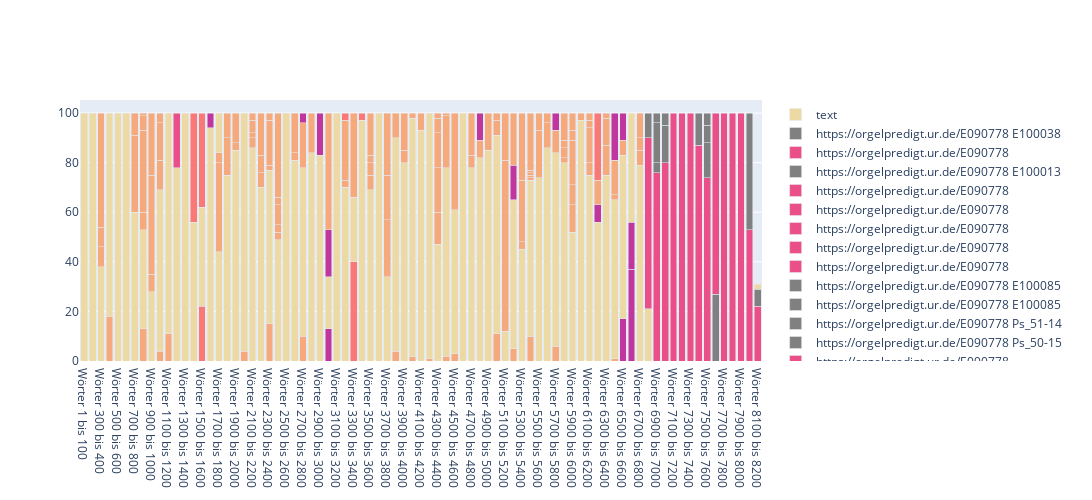

Notebook code for this chart:
### Code cell
fig.update_layout(barmode='stack')

fig.show()

### Figure 1 — Plotly figure (JSON) as saved in the notebook; plotly's stock layout.template omitted (floating-point values rounded to 4 significant figures)
{"data": [{"marker": {"color": "rgb(237, 217, 163)"}, "name": "text", "type": "bar", "x": ["Wörter 1 bis 100"], "y": [100]}, {"marker": {"color": "rgb(237, 217, 163)"}, "name": "text", "type": "bar", "x": ["Wörter 200 bis 300"], "y": [100]}, {"marker": {"color": "rgb(237, 217, 163)"}, "name": "text", "type": "bar", "x": ["Wörter 300 bis 400"], "y": [38]}, {"marker": {"color": "rgb(246, 169, 122)"}, "name": "bibel,Weish_11-2", "type": "bar", "x": ["Wörter 300 bis 400"], "y": [8]}, {"marker": {"color": "rgb(246, 169, 122)"}, "name": "bibel,Ps_111-", "type": "bar", "x": ["Wörter 300 bis 400"], "y": [8]}, {"marker": {"color": "rgb(246, 169, 122)"}, "name": "bibel,Ps_15", "type": "bar", "x": ["Wörter 300 bis 400"], "y": [46]}, {"marker": {"color": "rgb(246, 169, 122)"}, "name": "bibel,Ps_15", "type": "bar", "x": ["Wörter 400 bis 500"], "y": [18]}, {"marker": {"color": "rgb(237, 217, 163)"}, "name": "text", "type": "bar", "x": ["Wörter 400 bis 500"], "y": [82]}, {"marker": {"color": "rgb(237, 217, 163)"}, "name": "text", "type": "bar", "x": ["Wörter 500 bis 600"], "y": [100]}, {"marker": {"color": "rgb(237, 217, 163)"}, "name": "text", "type": "bar", "x": ["Wörter 600 bis 700"], "y": [100]}, {"marker": {"color": "rgb(237, 217, 163)"}, "name": "text", "type": "bar", "x": ["Wörter 700 bis 800"], "y": [60]}, {"marker": {"color": "rgb(246, 169, 122)"}, "name": "bibel,Kol_3-1", "type": "bar", "x": ["Wörter 700 bis 800"], "y": [31]}, {"marker": {"color": "rgb(246, 169, 122)"}, "name": "bibel,Eph_5-18.1", "type": "bar", "x": ["Wörter 700 bis 800"], "y": [9]}, {"marker": {"color": "rgb(246, 169, 122)"}, "name": "bibel,Eph_5-18.1", "type": "bar", "x": ["Wörter 800 bis 900"], "y": [13]}, {"marker": {"color": "rgb(237, 217, 163)"}, "name": "text", "type": "bar", "x": ["Wörter 800 bis 900"], "y": [40]}, {"marker": {"color": "rgb(246, 169, 122)"}, "name": "bibel,Jak_5-1", "type": "bar", "x": ["Wörter 800 bis 900"], "y": [7]}, {"marker": {"color": "rgb(246, 169, 122)"}, "name": "bibel,1Sam_16-2", "type": "bar", "x": ["Wörter 800 bis 900"], "y": [33]}, {"marker": {"color": "rgb(246, 169, 122)"}, "name": "bibel,Ps_4-", "type": "bar", "x": ["Wörter 800 bis 900"], "y": [6]}, {"marker": {"color": "rgb(246, 169, 122)"}, "name": "bibel,Ps_6-", "type": "bar", "x": ["Wörter 800 bis 900"], "y": [1]}, {"marker": {"color": "rgb(237, 217, 163)"}, "name": "text", "type": "bar", "x": ["Wörter 900 bis 1000"], "y": [28]}, {"marker": {"color": "rgb(246, 169, 122)"}, "name": "bibel,Ps_12-", "type": "bar", "x": ["Wörter 900 bis 1000"], "y": [7]}, {"marker": {"color": "rgb(246, 169, 122)"}, "name": "bibel,2Sam_6-4.", "type": "bar", "x": ["Wörter 900 bis 1000"], "y": [40]}, {"marker": {"color": "rgb(246, 169, 122)"}, "name": "bibel,2Chr_7-", "type": "bar", "x": ["Wörter 900 bis 1000"], "y": [25]}, {"marker": {"color": "rgb(246, 169, 122)"}, "name": "bibel,2Chr_7-", "type": "bar", "x": ["Wörter 1000 bis 1100"], "y": [4]}, {"marker": {"color": "rgb(237, 217, 163)"}, "name": "text", "type": "bar", "x": ["Wörter 1000 bis 1100"], "y": [65]}, {"marker": {"color": "rgb(246, 169, 122)"}, "name": "bibel,2Chr_20-2", "type": "bar", "x": ["Wörter 1000 bis 1100"], "y": [12]}, {"marker": {"color": "rgb(246, 169, 122)"}, "name": "bibel,Neh_12-2", "type": "bar", "x": ["Wörter 1000 bis 1100"], "y": [15]}, {"marker": {"color": "rgb(246, 169, 122)"}, "name": "bibel,2Kön_3-1", "type": "bar", "x": ["Wörter 1000 bis 1100"], "y": [4]}, {"marker": {"color": "rgb(246, 169, 122)"}, "name": "bibel,2Kön_3-1", "type": "bar", "x": ["Wörter 1100 bis 1200"], "y": [11]}, {"marker": {"color": "rgb(237, 217, 163)"}, "name": "text", "type": "bar", "x": ["Wörter 1100 bis 1200"], "y": [89]}, {"marker": {"color": "rgb(237, 217, 163)"}, "name": "text", "type": "bar", "x": ["Wörter 1200 bis 1300"], "y": [78]}, {"marker": {"color": "rgb(234, 79, 136)"}, "name": "https://orgelpredigt.ur.de/E090560", "type": "bar", "x": ["Wörter 1200 bis 1300"], "y": [22]}, {"marker": {"color": "rgb(237, 217, 163)"}, "name": "text", "type": "bar", "x": ["Wörter 1300 bis 1400"], "y": [100]}, {"marker": {"color": "rgb(237, 217, 163)"}, "name": "text", "type": "bar", "x": ["Wörter 1400 bis 1500"], "y": [56]}, {"marker": {"color": "rgb(250, 120, 118)"}, "name": "https://orgelpredigt.ur.de/E080425", "type": "bar", "x": ["Wörter 1400 bis 1500"], "y": [44]}, {"marker": {"color": "rgb(250, 120, 118)"}, "name": "https://orgelpredigt.ur.de/E080425", "type": "bar", "x": ["Wörter 1500 bis 1600"], "y": [22]}, {"marker": {"color": "rgb(237, 217, 163)"}, "name": "text", "type": "bar", "x": ["Wörter 1500 bis 1600"], "y": [40]}, {"marker": {"color": "rgb(250, 120, 118)"}, "name": "https://orgelpredigt.ur.de/E080426", "type": "bar", "x": ["Wörter 1500 bis 1600"], "y": [38]}, {"marker": {"color": "rgb(237, 217, 163)"}, "name": "text", "type": "bar", "x": ["Wörter 1600 bis 1700"], "y": [94]}, {"marker": {"color": "rgb(192, 54, 157)"}, "name": "https://orgelpredigt.ur.de/E100087", "type": "bar", "x": ["Wörter 1600 bis 1700"], "y": [6]}, {"marker": {"color": "rgb(237, 217, 163)"}, "name": "text", "type": "bar", "x": ["Wörter 1700 bis 1800"], "y": [44]}, {"marker": {"color": "rgb(246, 169, 122)"}, "name": "bibel,Mt_13-34.3", "type": "bar", "x": ["Wörter 1700 bis 1800"], "y": [36]}, {"marker": {"color": "rgb(246, 169, 122)"}, "name": "bibel,Mt_13-34.35 Ps_78-", "type": "bar", "x": ["Wörter 1700 bis 1800"], "y": [4]}, {"marker": {"color": "rgb(237, 217, 163)"}, "name": "text,Mt_13-34.3", "type": "bar", "x": ["Wörter 1700 bis 1800"], "y": [16]}, {"marker": {"color": "rgb(237, 217, 163)"}, "name": "text", "type": "bar", "x": ["Wörter 1800 bis 1900"], "y": [75]}, {"marker": {"color": "rgb(246, 169, 122)"}, "name": "bibel,Lk_8-4.5.6.7.8.9.10.11.12.13.14.1", "type": "bar", "x": ["Wörter 1800 bis 1900"], "y": [15]}, {"marker": {"color": "rgb(246, 169, 122)"}, "name": "bibel,Lk_8-1", "type": "bar", "x": ["Wörter 1800 bis 1900"], "y": [10]}, {"marker": {"color": "rgb(237, 217, 163)"}, "name": "text", "type": "bar", "x": ["Wörter 1900 bis 2000"], "y": [85]}, {"marker": {"color": "rgb(246, 169, 122)"}, "name": "bibel,Apg_13-3", "type": "bar", "x": ["Wörter 1900 bis 2000"], "y": [3]}, {"marker": {"color": "rgb(246, 169, 122)"}, "name": "bibel,Lk_8-11.1", "type": "bar", "x": ["Wörter 1900 bis 2000"], "y": [12]}, {"marker": {"color": "rgb(246, 169, 122)"}, "name": "bibel,Lk_8-11.1", "type": "bar", "x": ["Wörter 2000 bis 2100"], "y": [4]}, {"marker": {"color": "rgb(237, 217, 163)"}, "name": "text", "type": "bar", "x": ["Wörter 2000 bis 2100"], "y": [96]}, {"marker": {"color": "rgb(237, 217, 163)"}, "name": "text", "type": "bar", "x": ["Wörter 2100 bis 2200"], "y": [86]}, {"marker": {"color": "rgb(246, 169, 122)"}, "name": "bibel,2Tim_4-", "type": "bar", "x": ["Wörter 2100 bis 2200"], "y": [4]}, {"marker": {"color": "rgb(246, 169, 122)"}, "name": "bibel,1Kor_3-", "type": "bar", "x": ["Wörter 2100 bis 2200"], "y": [2]}, {"marker": {"color": "rgb(246, 169, 122)"}, "name": "bibel,Eph_1-2", "type": "bar", "x": ["Wörter 2100 bis 2200"], "y": [5]}, {"marker": {"color": "rgb(246, 169, 122)"}, "name": "bibel,Joh_15-", "type": "bar", "x": ["Wörter 2100 bis 2200"], "y": [3]}, {"marker": {"color": "rgb(237, 217, 163)"}, "name": "text", "type": "bar", "x": ["Wörter 2200 bis 2300"], "y": [70]}, {"marker": {"color": "rgb(246, 169, 122)"}, "name": "bibel,1Kor_3-", "type": "bar", "x": ["Wörter 2200 bis 2300"], "y": [6]}, {"marker": {"color": "rgb(246, 169, 122)"}, "name": "bibel,2Petr_1-2", "type": "bar", "x": ["Wörter 2200 bis 2300"], "y": [7]}, {"marker": {"color": "rgb(246, 169, 122)"}, "name": "bibel,Eph_2-20.2", "type": "bar", "x": ["Wörter 2200 bis 2300"], "y": [17]}, {"marker": {"color": "rgb(246, 169, 122)"}, "name": "bibel,Eph_2-20.2", "type": "bar", "x": ["Wörter 2300 bis 2400"], "y": [15]}, {"marker": {"color": "rgb(237, 217, 163)"}, "name": "text", "type": "bar", "x": ["Wörter 2300 bis 2400"], "y": [62]}, {"marker": {"color": "rgb(246, 169, 122)"}, "name": "bibel,1Kor_3-", "type": "bar", "x": ["Wörter 2300 bis 2400"], "y": [2]}, {"marker": {"color": "rgb(246, 169, 122)"}, "name": "bibel,Sir_35-2", "type": "bar", "x": ["Wörter 2300 bis 2400"], "y": [18]}, {"marker": {"color": "rgb(246, 169, 122)"}, "name": "bibel,Ps_2-", "type": "bar", "x": ["Wörter 2300 bis 2400"], "y": [3]}, {"marker": {"color": "rgb(237, 217, 163)"}, "name": "text", "type": "bar", "x": ["Wörter 2400 bis 2500"], "y": [49]}, {"marker": {"color": "rgb(246, 169, 122)"}, "name": "bibel,Ps_23-", "type": "bar", "x": ["Wörter 2400 bis 2500"], "y": [3]}, {"marker": {"color": "rgb(246, 169, 122)"}, "name": "bibel,Sach_11-", "type": "bar", "x": ["Wörter 2400 bis 2500"], "y": [3]}, {"marker": {"color": "rgb(246, 169, 122)"}, "name": "bibel,Mt_16-1", "type": "bar", "x": ["Wörter 2400 bis 2500"], "y": [8]}, {"marker": {"color": "rgb(246, 169, 122)"}, "name": "bibel,Jes_40-", "type": "bar", "x": ["Wörter 2400 bis 2500"], "y": [3]}, {"marker": {"color": "rgb(246, 169, 122)"}, "name": "bibel,Röm_8-38.3", "type": "bar", "x": ["Wörter 2400 bis 2500"], "y": [34]}, {"marker": {"color": "rgb(237, 217, 163)"}, "name": "text", "type": "bar", "x": ["Wörter 2500 bis 2600"], "y": [100]}, {"marker": {"color": "rgb(237, 217, 163)"}, "name": "text", "type": "bar", "x": ["Wörter 2600 bis 2700"], "y": [81]}, {"marker": {"color": "rgb(246, 169, 122)"}, "name": "bibel,Jes_49-2", "type": "bar", "x": ["Wörter 2600 bis 2700"], "y": [3]}, {"marker": {"color": "rgb(246, 169, 122)"}, "name": "bibel,Mt_4-8.", "type": "bar", "x": ["Wörter 2600 bis 2700"], "y": [16]}, {"marker": {"color": "rgb(246, 169, 122)"}, "name": "bibel,Mt_4-8.", "type": "bar", "x": ["Wörter 2700 bis 2800"], "y": [10]}, {"marker": {"color": "rgb(237, 217, 163)"}, "name": "text", "type": "bar", "x": ["Wörter 2700 bis 2800"], "y": [68]}, {"marker": {"color": "rgb(246, 169, 122)"}, "name": "bibel,Spr_18-1", "type": "bar", "x": ["Wörter 2700 bis 2800"], "y": [18]}, {"marker": {"color": "rgb(192, 54, 157)"}, "name": "https://orgelpredigt.ur.de/E100039", "type": "bar", "x": ["Wörter 2700 bis 2800"], "y": [4]}, {"marker": {"color": "rgb(237, 217, 163)"}, "name": "text", "type": "bar", "x": ["Wörter 2800 bis 2900"], "y": [84]}, {"marker": {"color": "rgb(246, 169, 122)"}, "name": "bibel,2Petr_1-1", "type": "bar", "x": ["Wörter 2800 bis 2900"], "y": [16]}, {"marker": {"color": "rgb(237, 217, 163)"}, "name": "text", "type": "bar", "x": ["Wörter 2900 bis 3000"], "y": [83]}, {"marker": {"color": "rgb(192, 54, 157)"}, "name": "https://orgelpredigt.ur.de/E100081", "type": "bar", "x": ["Wörter 2900 bis 3000"], "y": [17]}, {"marker": {"color": "rgb(192, 54, 157)"}, "name": "https://orgelpredigt.ur.de/E100081", "type": "bar", "x": ["Wörter 3000 bis 3100"], "y": [13]}, {"marker": {"color": "rgb(237, 217, 163)"}, "name": "text", "type": "bar", "x": ["Wörter 3000 bis 3100"], "y": [21]}, {"marker": {"color": "rgb(192, 54, 157)"}, "name": "https://orgelpredigt.ur.de/E100082", "type": "bar", "x": ["Wörter 3000 bis 3100"], "y": [19]}, {"marker": {"color": "rgb(246, 169, 122)"}, "name": "bibel,Ps_91-4.11.12.1", "type": "bar", "x": ["Wörter 3000 bis 3100"], "y": [47]}, {"marker": {"color": "rgb(237, 217, 163)"}, "name": "text", "type": "bar", "x": ["Wörter 3100 bis 3200"], "y": [100]}, {"marker": {"color": "rgb(237, 217, 163)"}, "name": "text", "type": "bar", "x": ["Wörter 3200 bis 3300"], "y": [70]}, {"marker": {"color": "rgb(246, 169, 122)"}, "name": "bibel,Ps_49-", "type": "bar", "x": ["Wörter 3200 bis 3300"], "y": [3]}, {"marker": {"color": "rgb(246, 169, 122)"}, "name": "bibel,1Petr_1-18.1", "type": "bar", "x": ["Wörter 3200 bis 3300"], "y": [24]}, {"marker": {"color": "rgb(250, 120, 118)"}, "name": "https://orgelpredigt.ur.de/E080427", "type": "bar", "x": ["Wörter 3200 bis 3300"], "y": [3]}, {"marker": {"color": "rgb(250, 120, 118)"}, "name": "https://orgelpredigt.ur.de/E080427", "type": "bar", "x": ["Wörter 3300 bis 3400"], "y": [40]}, {"marker": {"color": "rgb(237, 217, 163)"}, "name": "text", "type": "bar", "x": ["Wörter 3300 bis 3400"], "y": [26]}, {"marker": {"color": "rgb(246, 169, 122)"}, "name": "bibel,Apg_20-2", "type": "bar", "x": ["Wörter 3300 bis 3400"], "y": [34]}, {"marker": {"color": "rgb(237, 217, 163)"}, "name": "text", "type": "bar", "x": ["Wörter 3400 bis 3500"], "y": [97]}, {"marker": {"color": "rgb(250, 120, 118)"}, "name": "https://orgelpredigt.ur.de/E080427", "type": "bar", "x": ["Wörter 3400 bis 3500"], "y": [3]}, {"marker": {"color": "rgb(237, 217, 163)"}, "name": "text", "type": "bar", "x": ["Wörter 3500 bis 3600"], "y": [69]}, {"marker": {"color": "rgb(246, 169, 122)"}, "name": "bibel,Sir_25-1", "type": "bar", "x": ["Wörter 3500 bis 3600"], "y": [6]}, {"marker": {"color": "rgb(246, 169, 122)"}, "name": "bibel,Ps_111-1", "type": "bar", "x": ["Wörter 3500 bis 3600"], "y": [5]}, {"marker": {"color": "rgb(246, 169, 122)"}, "name": "bibel,Sir_1-1", "type": "bar", "x": ["Wörter 3500 bis 3600"], "y": [3]}, {"marker": {"color": "rgb(246, 169, 122)"}, "name": "bibel,1Tim_4-", "type": "bar", "x": ["Wörter 3500 bis 3600"], "y": [17]}, {"marker": {"color": "rgb(237, 217, 163)"}, "name": "text", "type": "bar", "x": ["Wörter 3600 bis 3700"], "y": [100]}, {"marker": {"color": "rgb(237, 217, 163)"}, "name": "text", "type": "bar", "x": ["Wörter 3700 bis 3800"], "y": [34]}, {"marker": {"color": "rgb(246, 169, 122)"}, "name": "bibel,1Kor_14-33.34.4", "type": "bar", "x": ["Wörter 3700 bis 3800"], "y": [23]}, {"marker": {"color": "rgb(246, 169, 122)"}, "name": "bibel,Ps_133-1.", "type": "bar", "x": ["Wörter 3700 bis 3800"], "y": [18]}, {"marker": {"color": "rgb(246, 169, 122)"}, "name": "bibel,Sir_25-1.", "type": "bar", "x": ["Wörter 3700 bis 3800"], "y": [25]}, {"marker": {"color": "rgb(246, 169, 122)"}, "name": "bibel,Sir_25-1.", "type": "bar", "x": ["Wörter 3800 bis 3900"], "y": [4]}, {"marker": {"color": "rgb(237, 217, 163)"}, "name": "text", "type": "bar", "x": ["Wörter 3800 bis 3900"], "y": [86]}, {"marker": {"color": "rgb(246, 169, 122)"}, "name": "bibel,Ps_150-", "type": "bar", "x": ["Wörter 3800 bis 3900"], "y": [10]}, {"marker": {"color": "rgb(237, 217, 163)"}, "name": "text", "type": "bar", "x": ["Wörter 3900 bis 4000"], "y": [80]}, {"marker": {"color": "rgb(246, 169, 122)"}, "name": "bibel,Mt_13-24.25.26.27.28.29.3", "type": "bar", "x": ["Wörter 3900 bis 4000"], "y": [5]}, {"marker": {"color": "rgb(246, 169, 122)"}, "name": "bibel,Mt_13-47.4", "type": "bar", "x": ["Wörter 3900 bis 4000"], "y": [15]}, {"marker": {"color": "rgb(246, 169, 122)"}, "name": "bibel,Mt_13-47.4", "type": "bar", "x": ["Wörter 4000 bis 4100"], "y": [2]}, {"marker": {"color": "rgb(237, 217, 163)"}, "name": "text", "type": "bar", "x": ["Wörter 4000 bis 4100"], "y": [96]}, {"marker": {"color": "rgb(246, 169, 122)"}, "name": "bibel,Lk_8-4.5.6.7.8.9.10.11.12.13.14.1", "type": "bar", "x": ["Wörter 4000 bis 4100"], "y": [2]}, {"marker": {"color": "rgb(237, 217, 163)"}, "name": "text", "type": "bar", "x": ["Wörter 4100 bis 4200"], "y": [93]}, {"marker": {"color": "rgb(246, 169, 122)"}, "name": "bibel,Jak_1-2", "type": "bar", "x": ["Wörter 4100 bis 4200"], "y": [7]}, {"marker": {"color": "rgb(246, 169, 122)"}, "name": "bibel,Jak_1-2", "type": "bar", "x": ["Wörter 4200 bis 4300"], "y": [1]}, {"marker": {"color": "rgb(237, 217, 163)"}, "name": "text", "type": "bar", "x": ["Wörter 4200 bis 4300"], "y": [99]}, {"marker": {"color": "rgb(237, 217, 163)"}, "name": "text", "type": "bar", "x": ["Wörter 4300 bis 4400"], "y": [47]}, {"marker": {"color": "rgb(246, 169, 122)"}, "name": "bibel,Lk_18-1", "type": "bar", "x": ["Wörter 4300 bis 4400"], "y": [13]}, {"marker": {"color": "rgb(246, 169, 122)"}, "name": "bibel,Jon_3-", "type": "bar", "x": ["Wörter 4300 bis 4400"], "y": [18]}, {"marker": {"color": "rgb(246, 169, 122)"}, "name": "bibel,Mt_6-", "type": "bar", "x": ["Wörter 4300 bis 4400"], "y": [14]}, {"marker": {"color": "rgb(246, 169, 122)"}, "name": "bibel,Ps_", "type": "bar", "x": ["Wörter 4300 bis 4400"], "y": [6]}, {"marker": {"color": "rgb(246, 169, 122)"}, "name": "bibel,Ps_14", "type": "bar", "x": ["Wörter 4300 bis 4400"], "y": [2]}, {"marker": {"color": "rgb(246, 169, 122)"}, "name": "bibel,Ps_14", "type": "bar", "x": ["Wörter 4400 bis 4500"], "y": [2]}, {"marker": {"color": "rgb(237, 217, 163)"}, "name": "text", "type": "bar", "x": ["Wörter 4400 bis 4500"], "y": [76]}, {"marker": {"color": "rgb(246, 169, 122)"}, "name": "bibel,Ps_32-1.", "type": "bar", "x": ["Wörter 4400 bis 4500"], "y": [21]}, {"marker": {"color": "rgb(246, 169, 122)"}, "name": "bibel,2Kor_5-1", "type": "bar", "x": ["Wörter 4400 bis 4500"], "y": [1]}, {"marker": {"color": "rgb(246, 169, 122)"}, "name": "bibel,2Kor_5-1", "type": "bar", "x": ["Wörter 4500 bis 4600"], "y": [3]}, {"marker": {"color": "rgb(237, 217, 163)"}, "name": "text", "type": "bar", "x": ["Wörter 4500 bis 4600"], "y": [58]}, {"marker": {"color": "rgb(246, 169, 122)"}, "name": "bibel,Offb_6-16.1", "type": "bar", "x": ["Wörter 4500 bis 4600"], "y": [39]}, {"marker": {"color": "rgb(237, 217, 163)"}, "name": "text", "type": "bar", "x": ["Wörter 4600 bis 4700"], "y": [100]}, {"marker": {"color": "rgb(237, 217, 163)"}, "name": "text", "type": "bar", "x": ["Wörter 4700 bis 4800"], "y": [78]}, {"marker": {"color": "rgb(246, 169, 122)"}, "name": "bibel,1Joh_4-20.2", "type": "bar", "x": ["Wörter 4700 bis 4800"], "y": [5]}, {"marker": {"color": "rgb(246, 169, 122)"}, "name": "bibel,Ps_42-", "type": "bar", "x": ["Wörter 4700 bis 4800"], "y": [17]}, {"marker": {"color": "rgb(237, 217, 163)"}, "name": "text", "type": "bar", "x": ["Wörter 4800 bis 4900"], "y": [82]}, {"marker": {"color": "rgb(246, 169, 122)"}, "name": "bibel,Ps_13", "type": "bar", "x": ["Wörter 4800 bis 4900"], "y": [7]}, {"marker": {"color": "rgb(192, 54, 157)"}, "name": "https://orgelpredigt.ur.de/E100003", "type": "bar", "x": ["Wörter 4800 bis 4900"], "y": [11]}, {"marker": {"color": "rgb(237, 217, 163)"}, "name": "text", "type": "bar", "x": ["Wörter 4900 bis 5000"], "y": [85]}, {"marker": {"color": "rgb(246, 169, 122)"}, "name": "bibel,1Petr_2-", "type": "bar", "x": ["Wörter 4900 bis 5000"], "y": [15]}, {"marker": {"color": "rgb(246, 169, 122)"}, "name": "bibel,Ps_95-", "type": "bar", "x": ["Wörter 5000 bis 5100"], "y": [11]}, {"marker": {"color": "rgb(237, 217, 163)"}, "name": "text", "type": "bar", "x": ["Wörter 5000 bis 5100"], "y": [80]}, {"marker": {"color": "rgb(246, 169, 122)"}, "name": "bibel,Mt_22-3", "type": "bar", "x": ["Wörter 5000 bis 5100"], "y": [6]}, {"marker": {"color": "rgb(246, 169, 122)"}, "name": "bibel,Offb_5-1", "type": "bar", "x": ["Wörter 5000 bis 5100"], "y": [3]}, {"marker": {"color": "rgb(237, 217, 163)"}, "name": "text", "type": "bar", "x": ["Wörter 5100 bis 5200"], "y": [12]}, {"marker": {"color": "rgb(246, 169, 122)"}, "name": "bibel,1Thess_4-16.17.1", "type": "bar", "x": ["Wörter 5100 bis 5200"], "y": [69]}, {"marker": {"color": "rgb(246, 169, 122)"}, "name": "bibel,Mt_24-30.3", "type": "bar", "x": ["Wörter 5100 bis 5200"], "y": [19]}, {"marker": {"color": "rgb(246, 169, 122)"}, "name": "bibel,Mt_24-30.3", "type": "bar", "x": ["Wörter 5200 bis 5300"], "y": [5]}, {"marker": {"color": "rgb(237, 217, 163)"}, "name": "text", "type": "bar", "x": ["Wörter 5200 bis 5300"], "y": [60]}, {"marker": {"color": "rgb(192, 54, 157)"}, "name": "https://orgelpredigt.ur.de/E100086", "type": "bar", "x": ["Wörter 5200 bis 5300"], "y": [14]}, {"marker": {"color": "rgb(246, 169, 122)"}, "name": "bibel,Sir_7-4", "type": "bar", "x": ["Wörter 5200 bis 5300"], "y": [21]}, {"marker": {"color": "rgb(237, 217, 163)"}, "name": "text", "type": "bar", "x": ["Wörter 5300 bis 5400"], "y": [45]}, {"marker": {"color": "rgb(246, 169, 122)"}, "name": "bibel,Ez_33-", "type": "bar", "x": ["Wörter 5300 bis 5400"], "y": [3]}, {"marker": {"color": "rgb(246, 169, 122)"}, "name": "bibel,Ez_3-1", "type": "bar", "x": ["Wörter 5300 bis 5400"], "y": [25]}, {"marker": {"color": "rgb(246, 169, 122)"}, "name": "bibel,Hebr_13-1", "type": "bar", "x": ["Wörter 5300 bis 5400"], "y": [27]}, {"marker": {"color": "rgb(246, 169, 122)"}, "name": "bibel,Hebr_13-1", "type": "bar", "x": ["Wörter 5400 bis 5500"], "y": [10]}, {"marker": {"color": "rgb(237, 217, 163)"}, "name": "text", "type": "bar", "x": ["Wörter 5400 bis 5500"], "y": [63]}, {"marker": {"color": "rgb(246, 169, 122)"}, "name": "bibel,Offb_", "type": "bar", "x": ["Wörter 5400 bis 5500"], "y": [1]}, {"marker": {"color": "rgb(246, 169, 122)"}, "name": "bibel,Offb_", "type": "bar", "x": ["Wörter 5400 bis 5500"], "y": [1]}, {"marker": {"color": "rgb(246, 169, 122)"}, "name": "bibel,Offb_", "type": "bar", "x": ["Wörter 5400 bis 5500"], "y": [1]}, {"marker": {"color": "rgb(246, 169, 122)"}, "name": "bibel,Offb_", "type": "bar", "x": ["Wörter 5400 bis 5500"], "y": [1]}, {"marker": {"color": "rgb(246, 169, 122)"}, "name": "bibel,Dan_12-", "type": "bar", "x": ["Wörter 5400 bis 5500"], "y": [23]}, {"marker": {"color": "rgb(237, 217, 163)"}, "name": "text", "type": "bar", "x": ["Wörter 5500 bis 5600"], "y": [74]}, {"marker": {"color": "rgb(246, 169, 122)"}, "name": "bibel,Mt_5-1", "type": "bar", "x": ["Wörter 5500 bis 5600"], "y": [19]}, {"marker": {"color": "rgb(246, 169, 122)"}, "name": "bibel,Ps_119-7", "type": "bar", "x": ["Wörter 5500 bis 5600"], "y": [7]}, {"marker": {"color": "rgb(237, 217, 163)"}, "name": "text", "type": "bar", "x": ["Wörter 5600 bis 5700"], "y": [86]}, {"marker": {"color": "rgb(246, 169, 122)"}, "name": "bibel,Mt_14-", "type": "bar", "x": ["Wörter 5600 bis 5700"], "y": [10]}, {"marker": {"color": "rgb(246, 169, 122)"}, "name": "bibel,Ps_2-1", "type": "bar", "x": ["Wörter 5600 bis 5700"], "y": [4]}, {"marker": {"color": "rgb(246, 169, 122)"}, "name": "bibel,Ps_2-1", "type": "bar", "x": ["Wörter 5700 bis 5800"], "y": [6]}, {"marker": {"color": "rgb(237, 217, 163)"}, "name": "text", "type": "bar", "x": ["Wörter 5700 bis 5800"], "y": [78]}, {"marker": {"color": "rgb(246, 169, 122)"}, "name": "bibel,Phil_2-1", "type": "bar", "x": ["Wörter 5700 bis 5800"], "y": [9]}, {"marker": {"color": "rgb(192, 54, 157)"}, "name": "https://orgelpredigt.ur.de/E100068", "type": "bar", "x": ["Wörter 5700 bis 5800"], "y": [7]}, {"marker": {"color": "rgb(237, 217, 163)"}, "name": "text", "type": "bar", "x": ["Wörter 5800 bis 5900"], "y": [80]}, {"marker": {"color": "rgb(246, 169, 122)"}, "name": "bibel,Ex_", "type": "bar", "x": ["Wörter 5800 bis 5900"], "y": [2]}, {"marker": {"color": "rgb(246, 169, 122)"}, "name": "bibel,Ez_14-13.14.15.16.17.18.19.20.21.22.2", "type": "bar", "x": ["Wörter 5800 bis 5900"], "y": [4]}, {"marker": {"color": "rgb(246, 169, 122)"}, "name": "bibel,Jer_15-", "type": "bar", "x": ["Wörter 5800 bis 5900"], "y": [3]}, {"marker": {"color": "rgb(246, 169, 122)"}, "name": "bibel,2Tim_3-1", "type": "bar", "x": ["Wörter 5800 bis 5900"], "y": [11]}, {"marker": {"color": "rgb(237, 217, 163)"}, "name": "text", "type": "bar", "x": ["Wörter 5900 bis 6000"], "y": [52]}, {"marker": {"color": "rgb(246, 169, 122)"}, "name": "bibel,Apg_14-2", "type": "bar", "x": ["Wörter 5900 bis 6000"], "y": [11]}, {"marker": {"color": "rgb(246, 169, 122)"}, "name": "bibel,Ps_71-2", "type": "bar", "x": ["Wörter 5900 bis 6000"], "y": [8]}, {"marker": {"color": "rgb(246, 169, 122)"}, "name": "bibel,Hebr_10-3", "type": "bar", "x": ["Wörter 5900 bis 6000"], "y": [18]}, {"marker": {"color": "rgb(246, 169, 122)"}, "name": "bibel,Lk_8-1", "type": "bar", "x": ["Wörter 5900 bis 6000"], "y": [4]}, {"marker": {"color": "rgb(246, 169, 122)"}, "name": "bibel,Röm_12-1", "type": "bar", "x": ["Wörter 5900 bis 6000"], "y": [7]}, {"marker": {"color": "rgb(237, 217, 163)"}, "name": "text", "type": "bar", "x": ["Wörter 6000 bis 6100"], "y": [97]}, {"marker": {"color": "rgb(246, 169, 122)"}, "name": "bibel,Ps_73-", "type": "bar", "x": ["Wörter 6000 bis 6100"], "y": [3]}, {"marker": {"color": "rgb(237, 217, 163)"}, "name": "text", "type": "bar", "x": ["Wörter 6100 bis 6200"], "y": [75]}, {"marker": {"color": "rgb(246, 169, 122)"}, "name": "bibel,Ps_13-", "type": "bar", "x": ["Wörter 6100 bis 6200"], "y": [5]}, {"marker": {"color": "rgb(246, 169, 122)"}, "name": "bibel,Ps_42-", "type": "bar", "x": ["Wörter 6100 bis 6200"], "y": [14]}, {"marker": {"color": "rgb(246, 169, 122)"}, "name": "bibel,Apg_2-", "type": "bar", "x": ["Wörter 6100 bis 6200"], "y": [3]}, {"marker": {"color": "rgb(246, 169, 122)"}, "name": "bibel,Joh_3-", "type": "bar", "x": ["Wörter 6100 bis 6200"], "y": [3]}, {"marker": {"color": "rgb(237, 217, 163)"}, "name": "text", "type": "bar", "x": ["Wörter 6200 bis 6300"], "y": [56]}, {"marker": {"color": "rgb(192, 54, 157)"}, "name": "https://orgelpredigt.ur.de/E100083", "type": "bar", "x": ["Wörter 6200 bis 6300"], "y": [7]}, {"marker": {"color": "rgb(246, 169, 122)"}, "name": "bibel,Röm_8-1", "type": "bar", "x": ["Wörter 6200 bis 6300"], "y": [10]}, {"marker": {"color": "rgb(250, 120, 118)"}, "name": "https://orgelpredigt.ur.de/E080427", "type": "bar", "x": ["Wörter 6200 bis 6300"], "y": [27]}, {"marker": {"color": "rgb(237, 217, 163)"}, "name": "text", "type": "bar", "x": ["Wörter 6300 bis 6400"], "y": [75]}, {"marker": {"color": "rgb(246, 169, 122)"}, "name": "bibel,Ps_119-9", "type": "bar", "x": ["Wörter 6300 bis 6400"], "y": [12]}, {"marker": {"color": "rgb(246, 169, 122)"}, "name": "bibel,Röm_8-1", "type": "bar", "x": ["Wörter 6300 bis 6400"], "y": [11]}, {"marker": {"color": "rgb(246, 169, 122)"}, "name": "bibel,Ps_51-1", "type": "bar", "x": ["Wörter 6300 bis 6400"], "y": [2]}, {"marker": {"color": "rgb(246, 169, 122)"}, "name": "bibel,Ps_51-1", "type": "bar", "x": ["Wörter 6400 bis 6500"], "y": [1]}, {"marker": {"color": "rgb(237, 217, 163)"}, "name": "text", "type": "bar", "x": ["Wörter 6400 bis 6500"], "y": [64]}, {"marker": {"color": "rgb(246, 169, 122)"}, "name": "bibel,Ps_51-1", "type": "bar", "x": ["Wörter 6400 bis 6500"], "y": [2]}, {"marker": {"color": "rgb(246, 169, 122)"}, "name": "bibel,Röm_10.1", "type": "bar", "x": ["Wörter 6400 bis 6500"], "y": [14]}, {"marker": {"color": "rgb(192, 54, 157)"}, "name": "https://orgelpredigt.ur.de/E100084", "type": "bar", "x": ["Wörter 6400 bis 6500"], "y": [19]}, {"marker": {"color": "rgb(192, 54, 157)"}, "name": "https://orgelpredigt.ur.de/E100084", "type": "bar", "x": ["Wörter 6500 bis 6600"], "y": [17]}, {"marker": {"color": "rgb(237, 217, 163)"}, "name": "text", "type": "bar", "x": ["Wörter 6500 bis 6600"], "y": [66]}, {"marker": {"color": "rgb(246, 169, 122)"}, "name": "bibel,Röm_10-1", "type": "bar", "x": ["Wörter 6500 bis 6600"], "y": [6]}, {"marker": {"color": "rgb(192, 54, 157)"}, "name": "https://orgelpredigt.ur.de/E100013", "type": "bar", "x": ["Wörter 6500 bis 6600"], "y": [11]}, {"marker": {"color": "rgb(192, 54, 157)"}, "name": "https://orgelpredigt.ur.de/E100013", "type": "bar", "x": ["Wörter 6600 bis 6700"], "y": [37]}, {"marker": {"color": "rgb(192, 54, 157)"}, "name": "https://orgelpredigt.ur.de/E100084", "type": "bar", "x": ["Wörter 6600 bis 6700"], "y": [19]}, {"marker": {"color": "rgb(237, 217, 163)"}, "name": "text", "type": "bar", "x": ["Wörter 6600 bis 6700"], "y": [44]}, {"marker": {"color": "rgb(237, 217, 163)"}, "name": "text", "type": "bar", "x": ["Wörter 6700 bis 6800"], "y": [79]}, {"marker": {"color": "rgb(246, 169, 122)"}, "name": "bibel,Hebr_11-", "type": "bar", "x": ["Wörter 6700 bis 6800"], "y": [6]}, {"marker": {"color": "rgb(246, 169, 122)"}, "name": "bibel,Jer_5-", "type": "bar", "x": ["Wörter 6700 bis 6800"], "y": [5]}, {"marker": {"color": "rgb(246, 169, 122)"}, "name": "bibel,Mk_16-1", "type": "bar", "x": ["Wörter 6700 bis 6800"], "y": [10]}, {"marker": {"color": "rgb(237, 217, 163)"}, "name": "text", "type": "bar", "x": ["Wörter 6800 bis 6900"], "y": [21]}, {"marker": {"color": "rgb(234, 79, 136)"}, "name": "https://orgelpredigt.ur.de/E090778", "type": "bar", "x": ["Wörter 6800 bis 6900"], "y": [69]}, {"marker": {"color": "gray"}, "name": "https://orgelpredigt.ur.de/E090778 Joh_20-29", "type": "bar", "x": ["Wörter 6800 bis 6900"], "y": [10]}, {"marker": {"color": "rgb(234, 79, 136)"}, "name": "https://orgelpredigt.ur.de/E090778", "type": "bar", "x": ["Wörter 6900 bis 7000"], "y": [76]}, {"marker": {"color": "gray"}, "name": "https://orgelpredigt.ur.de/E090778 1Kor_13-12", "type": "bar", "x": ["Wörter 6900 bis 7000"], "y": [4]}, {"marker": {"color": "gray"}, "name": "https://orgelpredigt.ur.de/E090778 1Petr_2-21", "type": "bar", "x": ["Wörter 6900 bis 7000"], "y": [16]}, {"marker": {"color": "gray"}, "name": "https://orgelpredigt.ur.de/E090778 Jak_2-14", "type": "bar", "x": ["Wörter 6900 bis 7000"], "y": [4]}, {"marker": {"color": "rgb(234, 79, 136)"}, "name": "https://orgelpredigt.ur.de/E090778", "type": "bar", "x": ["Wörter 7000 bis 7100"], "y": [80]}, {"marker": {"color": "gray"}, "name": "https://orgelpredigt.ur.de/E090778 Gal_5-22", "type": "bar", "x": ["Wörter 7000 bis 7100"], "y": [15]}, {"marker": {"color": "gray"}, "name": "https://orgelpredigt.ur.de/E090778 Eph_4-1", "type": "bar", "x": ["Wörter 7000 bis 7100"], "y": [5]}, {"marker": {"color": "rgb(234, 79, 136)"}, "name": "https://orgelpredigt.ur.de/E090778", "type": "bar", "x": ["Wörter 7100 bis 7200"], "y": [100]}, {"marker": {"color": "rgb(234, 79, 136)"}, "name": "https://orgelpredigt.ur.de/E090778", "type": "bar", "x": ["Wörter 7200 bis 7300"], "y": [100]}, {"marker": {"color": "rgb(234, 79, 136)"}, "name": "https://orgelpredigt.ur.de/E090778", "type": "bar", "x": ["Wörter 7300 bis 7400"], "y": [100]}, {"marker": {"color": "rgb(234, 79, 136)"}, "name": "https://orgelpredigt.ur.de/E090778", "type": "bar", "x": ["Wörter 7400 bis 7500"], "y": [87]}, {"marker": {"color": "gray"}, "name": "https://orgelpredigt.ur.de/E090778 Mt_10-42", "type": "bar", "x": ["Wörter 7400 bis 7500"], "y": [13]}, {"marker": {"color": "rgb(234, 79, 136)"}, "name": "https://orgelpredigt.ur.de/E090778", "type": "bar", "x": ["Wörter 7500 bis 7600"], "y": [74]}, {"marker": {"color": "gray"}, "name": "https://orgelpredigt.ur.de/E090778 Ps_50-15", "type": "bar", "x": ["Wörter 7500 bis 7600"], "y": [14]}, {"marker": {"color": "gray"}, "name": "https://orgelpredigt.ur.de/E090778 Ps_51-14", "type": "bar", "x": ["Wörter 7500 bis 7600"], "y": [7]}, {"marker": {"color": "gray"}, "name": "https://orgelpredigt.ur.de/E090778 E100085", "type": "bar", "x": ["Wörter 7500 bis 7600"], "y": [5]}, {"marker": {"color": "gray"}, "name": "https://orgelpredigt.ur.de/E090778 E100085", "type": "bar", "x": ["Wörter 7600 bis 7700"], "y": [27]}, {"marker": {"color": "rgb(234, 79, 136)"}, "name": "https://orgelpredigt.ur.de/E090778", "type": "bar", "x": ["Wörter 7600 bis 7700"], "y": [73]}, {"marker": {"color": "rgb(234, 79, 136)"}, "name": "https://orgelpredigt.ur.de/E090778", "type": "bar", "x": ["Wörter 7700 bis 7800"], "y": [100]}, {"marker": {"color": "rgb(234, 79, 136)"}, "name": "https://orgelpredigt.ur.de/E090778", "type": "bar", "x": ["Wörter 7800 bis 7900"], "y": [100]}, {"marker": {"color": "rgb(234, 79, 136)"}, "name": "https://orgelpredigt.ur.de/E090778", "type": "bar", "x": ["Wörter 7900 bis 8000"], "y": [100]}, {"marker": {"color": "rgb(234, 79, 136)"}, "name": "https://orgelpredigt.ur.de/E090778", "type": "bar", "x": ["Wörter 8000 bis 8100"], "y": [53]}, {"marker": {"color": "gray"}, "name": "https://orgelpredigt.ur.de/E090778 E100013", "type": "bar", "x": ["Wörter 8000 bis 8100"], "y": [47]}, {"marker": {"color": "rgb(234, 79, 136)"}, "name": "https://orgelpredigt.ur.de/E090778", "type": "bar", "x": ["Wörter 8100 bis 8200"], "y": [22]}, {"marker": {"color": "gray"}, "name": "https://orgelpredigt.ur.de/E090778 E100038", "type": "bar", "x": ["Wörter 8100 bis 8200"], "y": [7]}, {"marker": {"color": "rgb(237, 217, 163)"}, "name": "text", "type": "bar", "x": ["Wörter 8100 bis 8200"], "y": [2]}], "layout": {"barmode": "stack", "height": 500, "width": 1400}}
